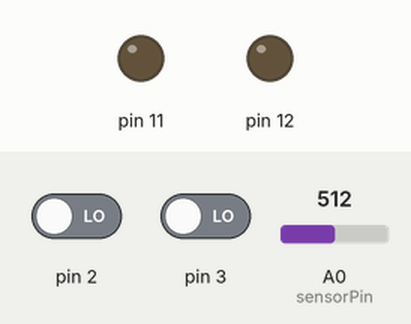
Bench run of a sketch on a simulated Arduino Uno, built with avr-gcc and run on an emulated ATmega328P. Shown: output pins drawn as LEDs (lit = HIGH). The test bench sets the inputs (shaded band); at power-on: pin 2 LOW, pin 3 LOW, A0 (sensorPin) = 512.

Above: at 1.2 s.
1.3 s: pin 2 driven HIGH
At 2.3 s:
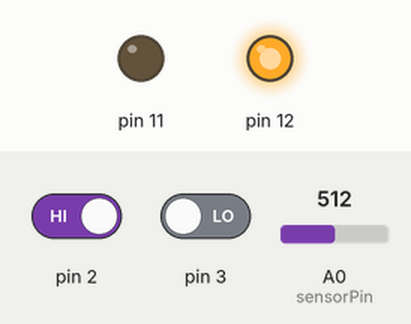
2.8 s: pin 3 driven HIGH
At 3.5 s:
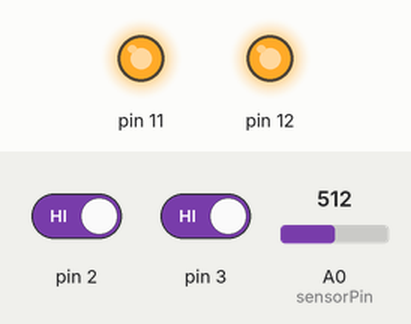
Timing chart, 0 to 5.8 s (numbered marks = the images above; inputs shaded):
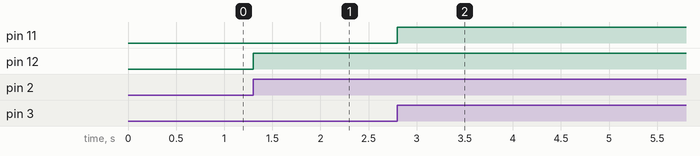

Measured:
- after the input at 1.3 s, pin 12: LOW → HIGH at once
- after the input at 2.8 s, pin 11: LOW → HIGH at once

The sketch:

phase_1_evaluation.ino
```cpp
int sensorvalue=0;
int sensorPin=A0;
void setup()
{
  pinMode(11, OUTPUT);
  pinMode(12,OUTPUT);
  pinMode(2,INPUT);
  pinMode(3,INPUT);
  Serial.begin(9600);
}

void loop()
{
  sensorvalue=analogRead(sensorPin);
    if(analogRead(A0)>=300)
    {
      if(digitalRead(2)==HIGH&&digitalRead(3)==HIGH)
      {
        digitalWrite(11,HIGH);
      }
      else if(digitalRead(2)==HIGH||digitalRead(3)==HIGH)
      {
        digitalWrite(12,HIGH);
      }
    }
}
```
